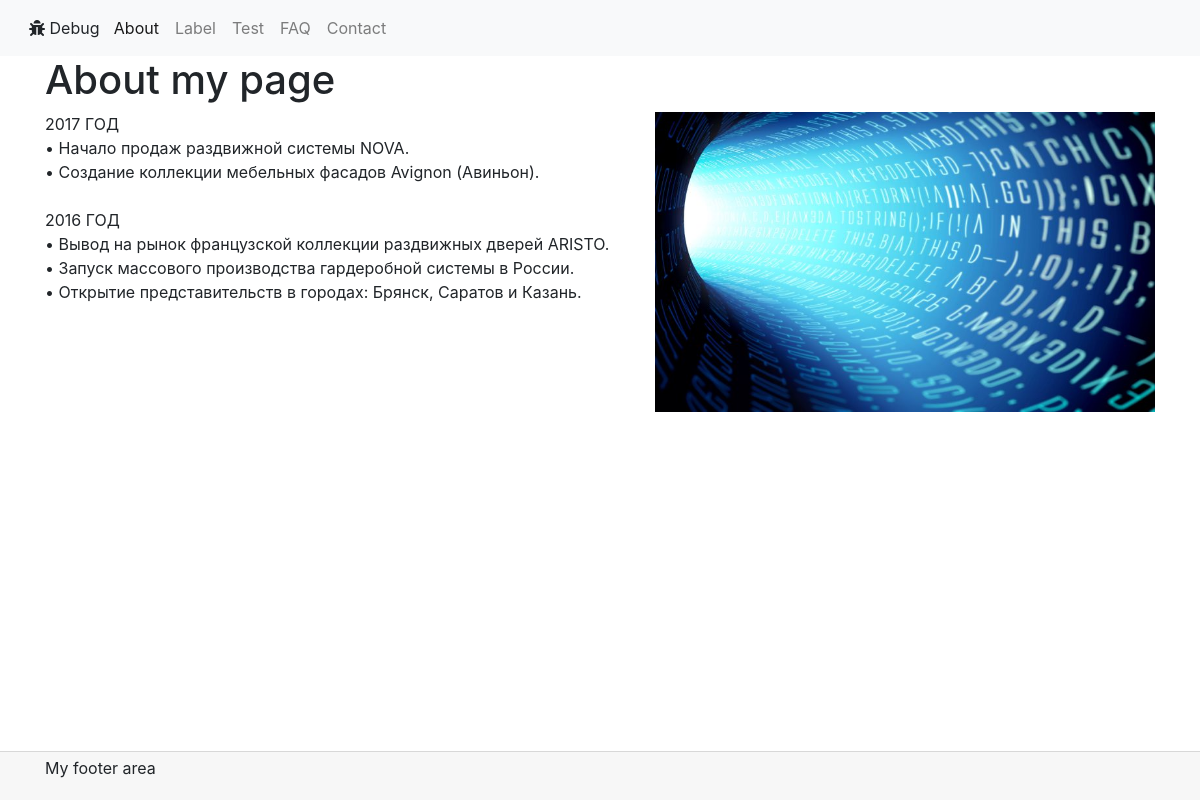
Screenshot of /?page=2 with the database file from the repository.
### tables this page shows
CREATE TABLE `pages` (
  `id` mediumint(9) NOT NULL,
  `user_id` mediumint(9) NOT NULL,
  `label` varchar(100) NOT NULL,
  `title` varchar(200) NOT NULL,
  `header` varchar(300) NOT NULL,
  `body` longtext NOT NULL
);

### Functions/data.php (called while the page is built, shortened)
<?php
function autoload($className)
{
    $className = str_replace('_', '/', $className);
}
function data_setting_value($id, $dbc)
{
    $q = "SELECT * FROM settings WHERE id = '$id'";
    $r = mysqli_query($dbc, $q);
    $data = mysqli_fetch_assoc($r);
    return $data['value'];
}
function data_page($id, $dbc)
{
    $query = "SELECT * FROM pages WHERE id = $id";
    $result = mysqli_query($dbc, $query);
    $data = mysqli_fetch_assoc($result);
    $data['body_nohtml'] = strip_tags($data['body']);
    if ($data['body'] == $data['body_nohtml']) {
        $data['body_formatted'] = '<p>' . $data['body'] . '<p>';
    } else {
        $data['body_formatted'] = $data['body'];
    }
    $pageFactory = new \Factory\PageFactory();
    $page = $pageFactory->createPage($data);
    return $page;
}

### Config/setup.php (called while the page is built, shortened)
<?php
include_once(ROOT_DIR.'functions/data.php');
include_once(ROOT_DIR.'functions/template.php');
$dbc = new mysqli('localhost','maximsa','12password', 'atomcms');
$dbc->set_charset('utf8');
$debug = data_setting_value('Debug-Status', $dbc);
if(isset($_GET['page'])){
	$pageid = $_GET['page'];
} else {
	$pageid = 1;
}
$page = data_page($pageid, $dbc);
?>

### Classes/Factory/PageFactory.php (called while the page is built, shortened)
<?php
class PageFactory
{
    public function createPage(array $data): Page
    {
        $page = new Page();
        $page->setId($data['id']);
        $page->setLabel($data['label']);
        $page->setTitle($data['title']);
        $page->setBody($data['body']);
        $page->setUserId($data['user_id']);
        $page->setHeader($data['header']);
        return $page;
    }
}

### Functions/template.php (the view)
<?php
function nav_main($dbc, $pageid) {
	$query = "SELECT * FROM pages";
	$result = mysqli_query($dbc, $query);
	while($nav = mysqli_fetch_assoc($result)) {
		?>
				<li class="nav-item<?php if ($pageid == $nav['id'])
					{echo ' active';}?>"><a class="nav-link" href="?page=<?php echo $nav['id'];?>"><?php echo $nav['label'];?></a></li>
	<?php }
}
?>

### index.php (shortened to what this page needs)
<?php
	include_once('config/setup.php');
?>
<!DOCTYPE html>
<html lang="en">
<head>
		<?php
			include_once(ROOT_DIR.'config/css.php');
		?>
</head>
<body class="d-flex flex-column">
	<?php include_once (D_TEMPLATE.'/navigation.php');  ?>
	<div class="container">
        <h1><?php echo $page->getHeader() ?></h1>
        <?php echo $page->getBodyFormatted() ?>
	</div>
	<?php include_once (D_TEMPLATE.'/footer.php');  ?>
</body>
</html>

### Config/css.php (shortened to what this page needs)
<link rel="stylesheet" href="https://stackpath.bootstrapcdn.com/bootstrap/4.4.1/css/bootstrap.min.css"
integrity="sha384-Vkoo8x4CGsO3+Hhxv8T/Q5PaXtkKtu6ug5TOeNV6gBiFeWPGFN9MuhOf23Q9Ifjh">
<link rel="stylesheet" href="http://code.jquery.com/ui/1.12.1/themes/smoothness/jquery-ui.css"
<link rel="stylesheet" href="https://use.fontawesome.com/releases/v5.8.1/css/all.css"
integrity="sha384-50oBUHEmvpQ+1lW4y57PTFmhCaXp0ML5d60M1M7uH2+nqUivzIebhndOJK28anvf">

### Template/Navigation.php
<nav class="navbar navbar-expand-lg navbar-light bg-light">
	<?php if ($debug == 1) { ?>
	<button id="btn-debug" class="btn btn-light"><i class="fas fa-bug"></i> Debug</button>
	<?php } ?>
	<div class="container">
		<ul class="navbar-nav mr-auto">
		<?php nav_main($dbc, $pageid);	?>
			<li class="nav-item"><a class="nav-link" href="#">FAQ</a></li>
			<li class="nav-item"><a class="nav-link" href="#">Contact</a></li>
		</ul>
	</div>
</nav>

### Classes/Entity/Page.php (shortened to what this page needs)
<?php
class Page
{
    private string $body;
    private string $header;
    public function setBody(string $body): void
    {
        $this->body = $body;
    }
    public function getHeader(): string
    {
        return $this->header;
    }
    public function setHeader(string $header): void
    {
        $this->header = $header;
    }
    public function getBodyFormatted(): string
    {
        return '<p>' . $this->body . '</p>';
    }
}

### Template/Footer.php
<footer class="card-footer mt-auto py-1">
	<div class="container">
		<p>My footer area<p>
	</div>
</footer>

### Config/css.php (style rules this page uses)
html, body { height:100%; }
#btn-debug { position: absolute; }

### rows the page displays
pages: label "About", header "About my page", body (picture), body "2017 ГОД • Начало продаж раздвижной системы NOVA. • Создание коллекции мебельных фасадов Avignon (Авиньон). 2016 ГОД • Вывод на рынок французской коллекции раздвижных дверей ARISTO. • Запуск массового производства гардеробной системы в России. • Открытие представительств в городах: Брянск, Саратов и Казань."
pages: label "Label"
pages: label "Test"
